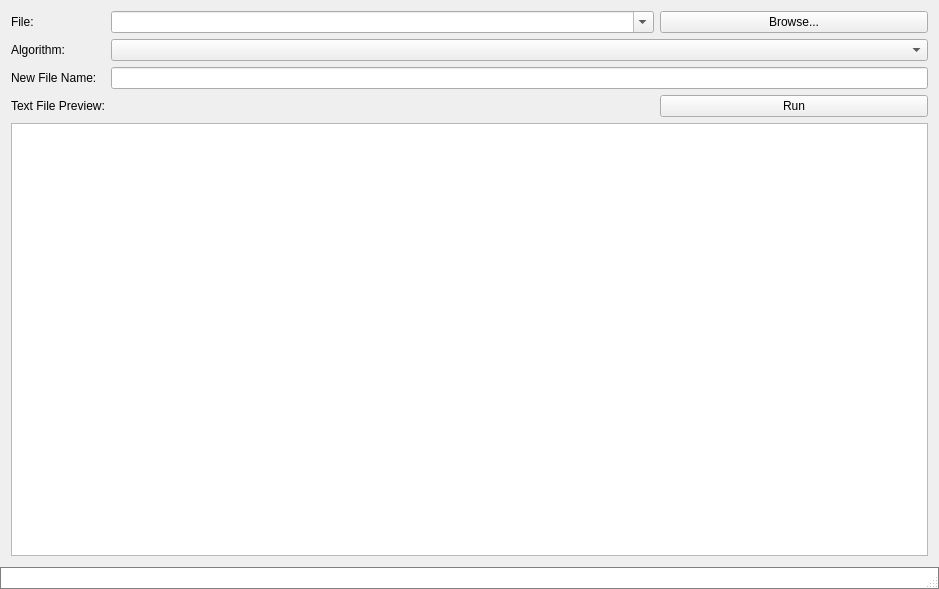
<?xml version="1.0" encoding="UTF-8"?>
<ui version="4.0">
 <class>Compressor</class>
 <widget class="QMainWindow" name="Compressor">
  <property name="geometry">
   <rect>
    <x>0</x>
    <y>0</y>
    <width>939</width>
    <height>589</height>
   </rect>
  </property>
  <property name="minimumSize">
   <size>
    <width>651</width>
    <height>0</height>
   </size>
  </property>
  <property name="windowTitle">
   <string>Compressor</string>
  </property>
  <widget class="QWidget" name="centralWidget">
   <property name="sizePolicy">
    <sizepolicy hsizetype="Preferred" vsizetype="Preferred">
     <horstretch>0</horstretch>
     <verstretch>0</verstretch>
    </sizepolicy>
   </property>
   <layout class="QGridLayout" name="gridLayout_2">
    <item row="0" column="0">
     <layout class="QGridLayout" name="gridLayout">
      <item row="2" column="1" colspan="3">
       <widget class="QLineEdit" name="newFileName"/>
      </item>
      <item row="0" column="3">
       <widget class="QPushButton" name="browseButton">
        <property name="text">
         <string>Browse...</string>
        </property>
       </widget>
      </item>
      <item row="4" column="0" colspan="4">
       <widget class="QTextBrowser" name="textBrowser"/>
      </item>
      <item row="1" column="0">
       <widget class="QLabel" name="algoLabel">
        <property name="text">
         <string>Algorithm: </string>
        </property>
       </widget>
      </item>
      <item row="3" column="3">
       <widget class="QPushButton" name="runButton">
        <property name="text">
         <string>Run</string>
        </property>
       </widget>
      </item>
      <item row="2" column="0">
       <widget class="QLabel" name="newFileNameLabel">
        <property name="text">
         <string>New File Name:</string>
        </property>
       </widget>
      </item>
      <item row="0" column="1" colspan="2">
       <widget class="QComboBox" name="filePath">
        <property name="editable">
         <bool>true</bool>
        </property>
       </widget>
      </item>
      <item row="3" column="0">
       <widget class="QLabel" name="previewLabel">
        <property name="text">
         <string>Text File Preview:</string>
        </property>
       </widget>
      </item>
      <item row="1" column="1" colspan="3">
       <widget class="QComboBox" name="algoChooser">
        <property name="sizePolicy">
         <sizepolicy hsizetype="Expanding" vsizetype="Fixed">
          <horstretch>0</horstretch>
          <verstretch>0</verstretch>
         </sizepolicy>
        </property>
        <property name="currentText">
         <string/>
        </property>
       </widget>
      </item>
      <item row="0" column="0">
       <widget class="QLabel" name="fileLabel">
        <property name="sizePolicy">
         <sizepolicy hsizetype="Maximum" vsizetype="Maximum">
          <horstretch>0</horstretch>
          <verstretch>0</verstretch>
         </sizepolicy>
        </property>
        <property name="text">
         <string>File:</string>
        </property>
       </widget>
      </item>
     </layout>
    </item>
   </layout>
  </widget>
  <widget class="QStatusBar" name="statusBar">
   <property name="styleSheet">
    <string notr="true">QStatusBar {
	background: white;
	border: 1px solid gray;
}</string>
   </property>
  </widget>
 </widget>
 <layoutdefault spacing="6" margin="11"/>
 <resources/>
 <connections/>
</ui>
